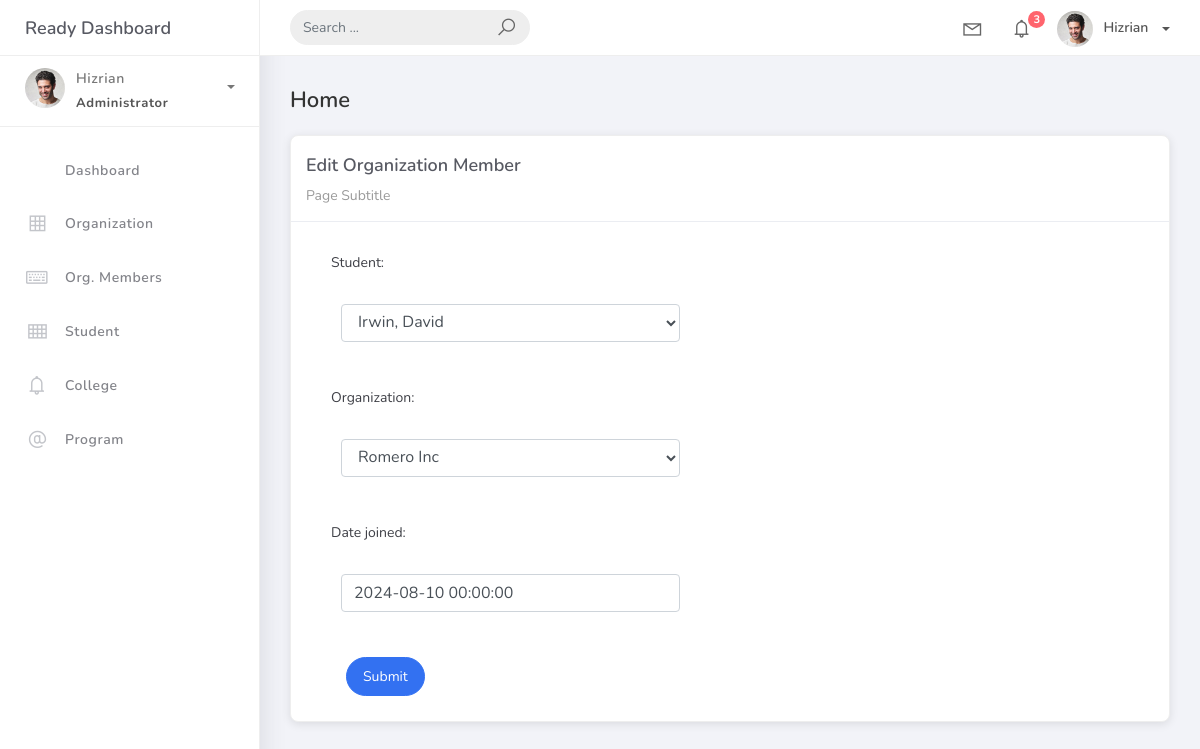
Page /orgmembers/1/ (signed in) on the committed database.
### projectsite/models.py (models this page shows, shortened)
class BaseModel(models.Model):
    created_at = models.DateTimeField(auto_now_add=True, db_index=True)
    updated_at = models.DateTimeField(auto_now=True)
    class Meta:
        abstract = True

class Orgmembers(BaseModel):
    student = models.ForeignKey(Student, on_delete=models.CASCADE)
    organization = models.ForeignKey(Organization, on_delete=models.CASCADE)
    date_joined = models.DateTimeField(default=timezone.now)

### projectsite/views.py (the view)
# urls.py: path('orgmembers/<int:pk>/', views.OrgmemberUpdateView.as_view(), name='orgmember-edit'),
class OrgmemberUpdateView(LoginRequiredMixin, UpdateView):
    model = Orgmembers
    template_name = 'orgmem_edit.html'
    fields = ['student', 'organization', 'date_joined']
    success_url = reverse_lazy('orgmember-list')

### projectsite/models.py (called while the page is built)
    def __str__(self):
        return self.name

    def __str__(self):
        return f"{self.lastname}, {self.firstname}"

### templates/orgmem_edit.html (shortened to what this page needs)
{% extends 'base.html' %} {% load static %} {% block content %}
<div class="content">
    <div class="container-fluid">
        <h4 class="page-title">Home</h4>
        <div class="row">
            <div class="col-md-12">
                <div class="card">
                    <div class="card-header">
                        <div class="card-title">Edit Organization Member</div>
                        <div class="card-category">Page Subtitle</div>
                    </div>
                    <div class="col-md-6">
                        <div class="card-body">
                            <form class="" action="" method="post" novalidate>
                                {% include 'includes/form.html' %}
                                <div class="form-group">
                                    <div class="col-md-12 col-sm-3">
                                        <button type="submit" class="btn btn-primary btn-rounded">Submit</button>
                                    </div>
                                </div>
                            </form>
                        </div>
                    </div>
                </div>
            </div>
        </div>
    </div>
</div>
{% endblock %}

### templates/includes/form.html (shortened to what this page needs)
{% load widget_tweaks %}
{% for field in form %}
<div class="field item form-group">
    <label>{{ field.label_tag}}</label>
    <div class="form-group">
        {% render_field field class="form-control" %}
    </div>
</div>
{% endfor %}

### templates/base.html (style rules this page uses)
.card-title { font-size: 1.25rem; font-weight: 600; color: #1a237e; margin-bottom: 1.2rem; }
.card { margin-bottom: 25px; box-shadow: 0 2px 10px rgba(0,0,0,0.1); border-radius: 8px; transition: transform 0.2s; }
.card-body { padding: 1.5rem; }
.card-header { background-color: #fff; border-bottom: 2px solid #f5f5f5; padding: 1.2rem 1.5rem; }

### rows in the picture
Orgmembers: student "Irwin, David" "Romero Inc" "2024-08-10 00:00:00"

### other values in the picture
{{ field.label_tag }} "Student:" "Organization:" "Date joined:"
